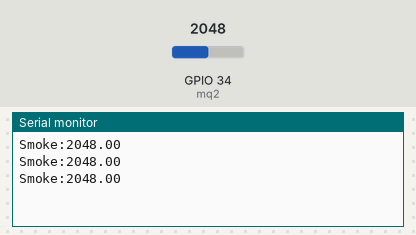
A sketch run on a simulated ESP32. Shown: the last lines printed to the serial monitor. The inputs (shaded band) are chosen by the test bench; at power-on: GPIO 34 (mq2) = 2048.

Above: at 2.2 s.
2.3 s: GPIO 34 (mq2) set to 2866
At 2.9 s:
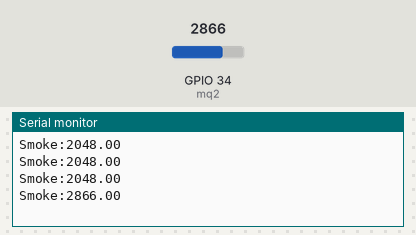
3.8 s: GPIO 34 (mq2) set to 3603
At 4.4 s:
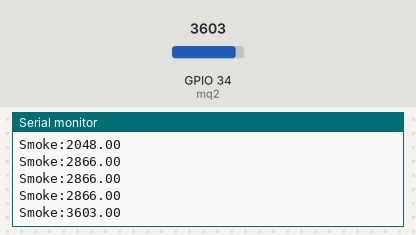
Timing chart, 0 to 6.8 s (numbered marks = the images above; inputs shaded):
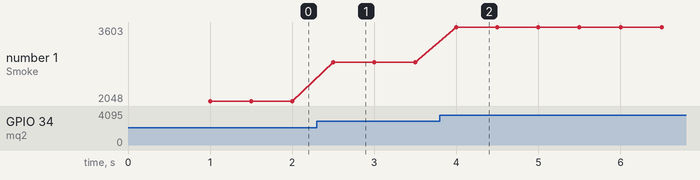

Measured:
- after the input at 2.3 s, the serial monitor: prints a new line after 0.20 s (image 1)
- after the input at 3.8 s, the serial monitor: prints a new line after 0.20 s (image 2)
- plotted number 1: 2048 → 2866 after the input at 2.3 s, 2866 → 3603 after the input at 3.8 s

The sketch:

MQ2_Sensor.ino
```cpp
const int mq2 = 34;
float asap;

void setup() {
  Serial.begin(115200);
  pinMode(mq2, INPUT);
  delay(1000);
}

void loop() {
  float data = 5;

  // for (int i = 0; i < 20; i++) {
  //   delay(25);
  // }
  data = analogRead(mq2);

  // asap = data / 10;
  // Serial.println("Limit:300");
  // Serial.println("Min:0");
  Serial.print("Smoke:");
  Serial.println(data);
  delay(500);
}
```
